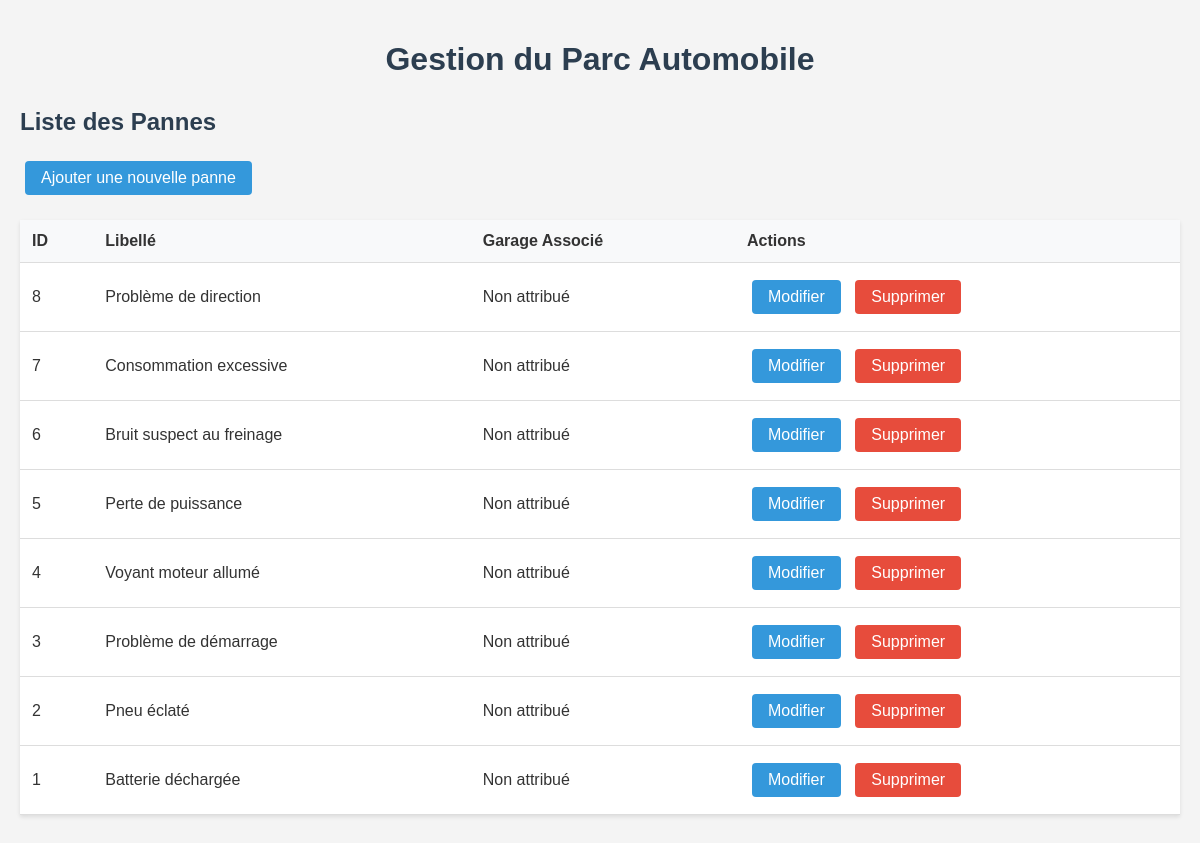
/panne.php, run on the app's committed database.
### tables this page shows
CREATE TABLE panne (
    id_panne INT PRIMARY KEY AUTO_INCREMENT,
    libelle VARCHAR(255) NOT NULL,
    id_garage INT,
    FOREIGN KEY (id_garage) REFERENCES garage(id_garage) ON DELETE SET NULL
);

### panne.php (the view, shortened to what this page needs)
<?php
include 'db_connect.php';
include 'includes/header.php';
$sql = "SELECT p.*, g.travaux_entretien as nom_garage
        FROM panne p
        LEFT JOIN garage g ON p.id_garage = g.id_garage
        ORDER BY p.id_panne DESC";
$result = $conn->query($sql);
?>
<h2>Liste des Pannes</h2>
<a href="panne_add.php" class="button">Ajouter une nouvelle panne</a>
<?php if ($result->num_rows > 0): ?>
    <table>
        <thead>
            <tr>
                <th>ID</th>
                <th>Libellé</th>
                <th>Garage Associé</th>
                <th>Actions</th>
            </tr>
        </thead>
        <tbody>
            <?php while($row = $result->fetch_assoc()): ?>
                <tr>
                    <td><?php echo $row['id_panne']; ?></td>
                    <td><?php echo htmlspecialchars($row['libelle']); ?></td>
                    <td><?php echo $row['nom_garage'] ? htmlspecialchars($row['nom_garage']) : 'Non attribué'; ?></td>
                    <td>
                        <a href="panne_edit.php?id=<?php echo $row['id_panne']; ?>" class="button">Modifier</a>
                        <a href="panne.php?delete=<?php echo $row['id_panne']; ?>" class="button delete" onclick="return confirm('Êtes-vous sûr de vouloir supprimer cette panne ?');">Supprimer</a>
                    </td>
                </tr>
            <?php endwhile; ?>
        </tbody>
    </table>
<?php else: ?>
    <p>Aucune panne trouvée.</p>
<?php endif; ?>
<?php
include 'includes/footer.php';
?>

### includes/header.php (style rules this page uses)
body { font-family: Arial, sans-serif; margin: 0; padding: 0; background-color: #f4f4f4; color: #333; }
h1, h2, h3 { color: #2c3e50; }
.button { display: inline-block; padding: 8px 16px; margin: 5px; background-color: #3498db; color: white; text-decoration: none; border-radius: 4px; border: none; cursor: pointer; }
.button.delete { background-color: #e74c3c; }
table { width: 100%; border-collapse: collapse; margin: 20px 0; background-color: white; box-shadow: 0 2px 4px rgba(0,0,0,0.1); }
th, td { padding: 12px; text-align: left; border-bottom: 1px solid #ddd; }
th { background-color: #f8f9fa; font-weight: bold; }

### data on the page
panne: id_panne "8", libelle "Problème de direction"
panne: id_panne "7", libelle "Consommation excessive"
panne: id_panne "6", libelle "Bruit suspect au freinage"
panne: id_panne "5", libelle "Perte de puissance"
panne: id_panne "4", libelle "Voyant moteur allumé"
panne: id_panne "3", libelle "Problème de démarrage"
panne: id_panne "2", libelle "Pneu éclaté"
panne: id_panne "1", libelle "Batterie déchargée"
